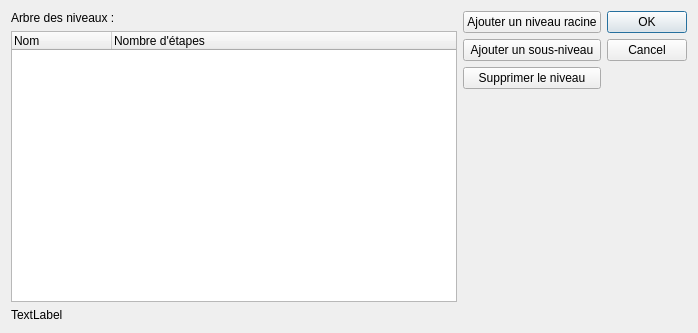
<?xml version="1.0" encoding="UTF-8"?>
<ui version="4.0">
 <class>GFavoritesMenuDialog</class>
 <widget class="QDialog" name="GFavoritesMenuDialog">
  <property name="geometry">
   <rect>
    <x>0</x>
    <y>0</y>
    <width>698</width>
    <height>333</height>
   </rect>
  </property>
  <property name="windowTitle">
   <string>Ajout d'une étape aux favoris</string>
  </property>
  <layout class="QVBoxLayout" name="verticalLayout_2">
   <item>
    <layout class="QHBoxLayout" name="horizontalLayout_2">
     <property name="rightMargin">
      <number>0</number>
     </property>
     <item>
      <layout class="QVBoxLayout" name="verticalLayout">
       <item>
        <widget class="QLabel" name="label">
         <property name="text">
          <string>Arbre des niveaux :</string>
         </property>
        </widget>
       </item>
       <item>
        <widget class="QTreeWidget" name="treeWidget">
         <column>
          <property name="text">
           <string>Nom</string>
          </property>
         </column>
         <column>
          <property name="text">
           <string>Nombre d'étapes</string>
          </property>
         </column>
        </widget>
       </item>
      </layout>
     </item>
     <item>
      <layout class="QVBoxLayout" name="verticalLayout_3">
       <property name="leftMargin">
        <number>0</number>
       </property>
       <item>
        <widget class="QPushButton" name="pushButtonAddRootLevel">
         <property name="text">
          <string>Ajouter un niveau racine</string>
         </property>
        </widget>
       </item>
       <item>
        <widget class="QPushButton" name="pushButtonAddSubLevel">
         <property name="text">
          <string>Ajouter un sous-niveau</string>
         </property>
        </widget>
       </item>
       <item>
        <widget class="QPushButton" name="pushButtonRemoveLevel">
         <property name="text">
          <string>Supprimer le niveau</string>
         </property>
        </widget>
       </item>
       <item>
        <spacer name="verticalSpacer">
         <property name="orientation">
          <enum>Qt::Vertical</enum>
         </property>
         <property name="sizeHint" stdset="0">
          <size>
           <width>20</width>
           <height>40</height>
          </size>
         </property>
        </spacer>
       </item>
      </layout>
     </item>
     <item>
      <widget class="QDialogButtonBox" name="buttonBox">
       <property name="orientation">
        <enum>Qt::Vertical</enum>
       </property>
       <property name="standardButtons">
        <set>QDialogButtonBox::Cancel|QDialogButtonBox::Ok</set>
       </property>
      </widget>
     </item>
    </layout>
   </item>
   <item>
    <widget class="QLabel" name="labelStepToAdd">
     <property name="text">
      <string>TextLabel</string>
     </property>
    </widget>
   </item>
  </layout>
 </widget>
 <resources/>
 <connections>
  <connection>
   <sender>buttonBox</sender>
   <signal>accepted()</signal>
   <receiver>GFavoritesMenuDialog</receiver>
   <slot>accept()</slot>
   <hints>
    <hint type="sourcelabel">
     <x>248</x>
     <y>254</y>
    </hint>
    <hint type="destinationlabel">
     <x>157</x>
     <y>274</y>
    </hint>
   </hints>
  </connection>
  <connection>
   <sender>buttonBox</sender>
   <signal>rejected()</signal>
   <receiver>GFavoritesMenuDialog</receiver>
   <slot>reject()</slot>
   <hints>
    <hint type="sourcelabel">
     <x>316</x>
     <y>260</y>
    </hint>
    <hint type="destinationlabel">
     <x>286</x>
     <y>274</y>
    </hint>
   </hints>
  </connection>
 </connections>
</ui>
